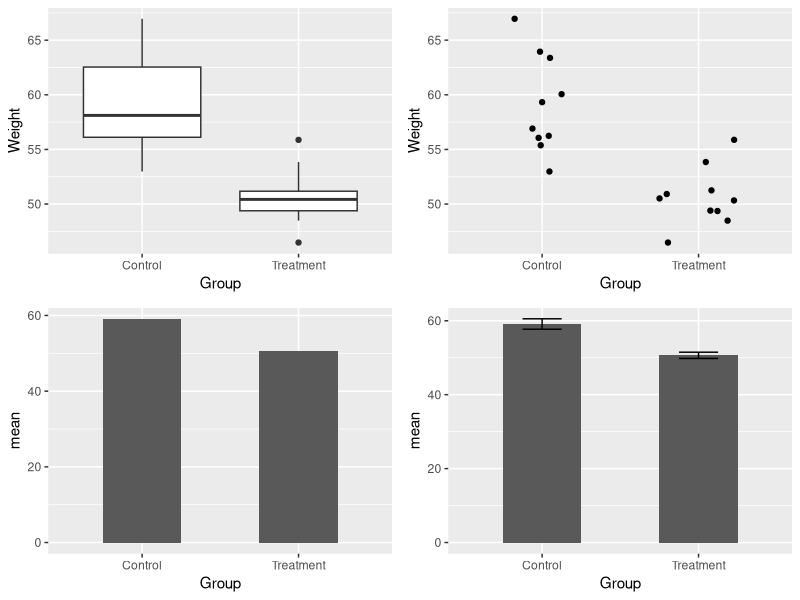
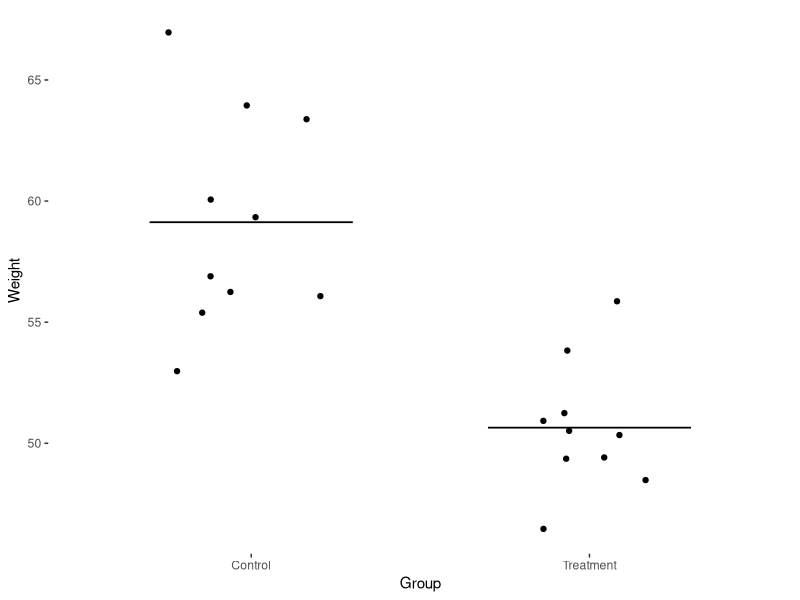
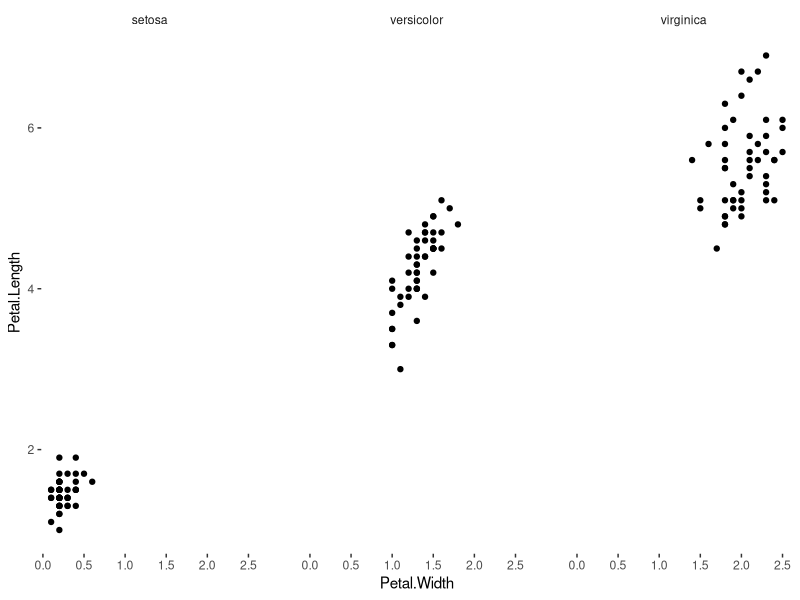

These charts were generated, in order, by the following R code:
## ---- chunk 1
fake_data <- data.frame(
    Group = as.factor(c(rep('Treatment', 10), rep('Control', 10))),
    Weight = c(rnorm(10, mean = 50, sd = 4), rnorm(10, mean = 60, sd = 5))
)

library(dplyr)
summary_fake <- fake_data %>% 
    group_by(Group) %>% 
    summarize(mean = mean(Weight),
              se = sqrt(var(Weight) / length(Weight)))

library(ggplot2)
p1 <- ggplot(fake_data, aes(y = Weight, x = Group)) +
    geom_boxplot()

p2 <- ggplot(fake_data, aes(y = Weight, x = Group)) +
    geom_jitter(width = 0.25)

p3 <- ggplot(summary_fake, aes(y = mean, x = Group)) +
    geom_bar(stat = 'identity', width = 0.5)
    
p4 <- ggplot(summary_fake, aes(y = mean, x = Group)) +
    geom_bar(stat = 'identity', width = 0.5) +
    geom_errorbar(aes(ymax = mean + se, ymin = mean - se), width = 0.25)

library(gridExtra)
grid.arrange(p1, p2, p3, p4, ncol = 2)

library(ggthemes)
ggplot(fake_data, aes(y = Weight, x = Group)) +
    geom_jitter(width = 0.25) +
    geom_errorbar(stat = 'summary', fun.y = 'mean', width = 0.6, 
                  aes(ymax = ..y.., ymin = ..y..)) +
    theme_tufte(base_family = 'sans')

ggplot(iris, aes(y = Petal.Length, x = Petal.Width)) +
    geom_point() +
    facet_grid(~ Species, ) +
    theme_tufte(base_family = 'sans') +
    theme(panel.spacing = unit(2.5, 'lines'))
